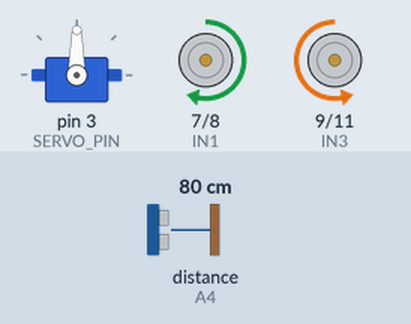
Recording of a sketch running on a simulated Arduino Uno, built with avr-gcc and run on an emulated ATmega328P. Shown: servo, motor-driver pin pairs drawn as motors (green arrow = first pin HIGH = forward, orange = second pin HIGH = backward, longer = more drive, scaled by the enable pin). Wiring (inferred from the names in the program): ultrasonic range finder: trigger A5; echo A4. Inputs (shaded band) come from the test bench; at power-on: distance to the obstacle (sensor on A4) 80 cm. The echo pulse lasts 58.3 µs per cm.

Above: at 2.2 s.
2.3 s: distance to the obstacle (sensor on A4) set to 29 cm
3.8 s: distance to the obstacle (sensor on A4) set to 23 cm
At 5.1 s:
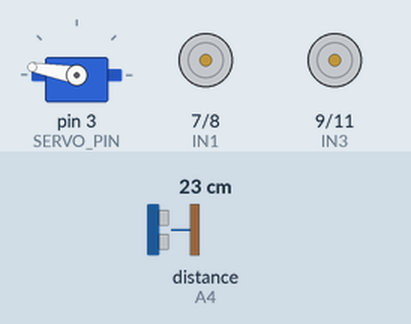
At 6.7 s:
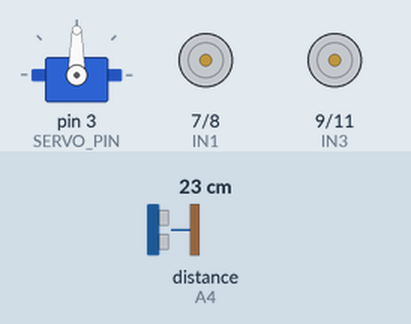
6.8 s: distance to the obstacle (sensor on A4) set to 35 cm
9.8 s: distance to the obstacle (sensor on A4) set to 2 cm
At 10.7 s:
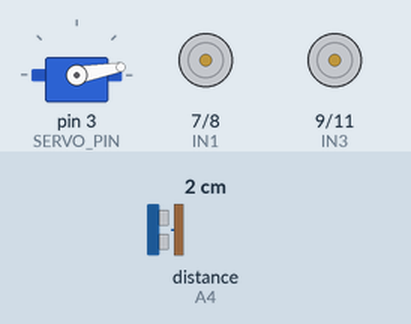
Timing chart, 0 to 13.8 s (numbered marks = the images above; inputs shaded):
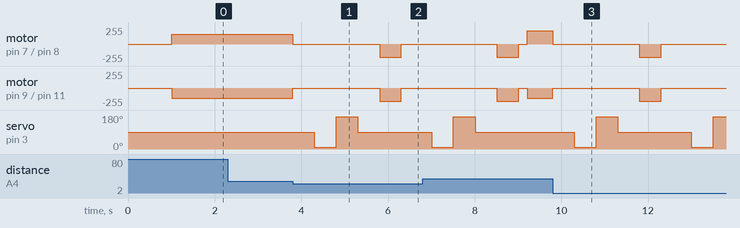

Measured:
- the behaviour switches between 27 and 26 cm on distance to the obstacle (sensor on A4) (found by bisection; images 0 and 1)
- after the input at 2.3 s, every drawn part: stays the same
- after the input at 3.8 s, motor on pin 7 (IN1) / pin 8 (IN2): forward 150/255 → stopped at once, → backward 200/255 2.0 s later, → stopped 0.50 s later; motor on pin 9 (IN3) / pin 11 (IN4): backward 150/255 → stopped at once, → backward 200/255 2.0 s later, → stopped 0.50 s later
- after the input at 9.8 s, motor on pin 7 (IN1) / pin 8 (IN2): forward 200/255 → stopped at once, → backward 200/255 2.0 s later, → stopped 0.50 s later; motor on pin 9 (IN3) / pin 11 (IN4): backward 150/255 → stopped at once, → backward 200/255 2.0 s later, → stopped 0.50 s later

The sketch:

01_Obstacle_Avoidance.ino
```cpp
// ==========================================
// LEZIONE 7 - PROGETTO SPECIALE FASE 2
// 01: EVITAMENTO OSTACOLI (HC-SR04 + SERVO)
// ==========================================

/*
  In questa esercitazione il robot:
  1. Si muove dritto.
  2. Se vede un ostacolo (< 25 cm), si ferma.
  3. Il servo ruota il sensore a Destra e Sinistra.
  4. Misura la distanza nelle due direzioni.
  5. Sceglie la direzione più libera e riparte.
*/

#include <Servo.h>

// Definizione Pin Motori (In base alla Shield Elegoo V4.0)
#define ENA 5
#define ENB 6
#define IN1 7
#define IN2 8
#define IN3 9
#define IN4 11

// Definizione Pin HC-SR04
#define ECHO_PIN A4
#define TRIG_PIN A5

// Definizione Pin Servo
#define SERVO_PIN 3

Servo myservo;
int distance = 0;
int rightDistance = 0;
int leftDistance = 0;

void setup() {
  Serial.begin(9600);

  // Setup Motori
  pinMode(ENA, OUTPUT);
  pinMode(ENB, OUTPUT);
  pinMode(IN1, OUTPUT);
  pinMode(IN2, OUTPUT);
  pinMode(IN3, OUTPUT);
  pinMode(IN4, OUTPUT);

  // Setup Sensore Ultrasuoni
  pinMode(ECHO_PIN, INPUT);
  pinMode(TRIG_PIN, OUTPUT);

  // Setup Servo
  myservo.attach(SERVO_PIN);
  myservo.write(90); // Guarda dritto
  delay(1000);
}

void loop() {
  distance = readDistance();

  if (distance > 25) {
    moveForward();
  } else {
    stopRobot();
    delay(500);
    lookRightAndLeft();

    if (rightDistance > leftDistance) {
      turnRight();
      delay(500);
    } else {
      turnLeft();
      delay(500);
    }
    stopRobot();
    delay(200);
  }
}

// --- Funzioni di Controllo ---

int readDistance() {
  digitalWrite(TRIG_PIN, LOW);
  delayMicroseconds(2);
  digitalWrite(TRIG_PIN, HIGH);
  delayMicroseconds(10);
  digitalWrite(TRIG_PIN, LOW);

  long duration = pulseIn(ECHO_PIN, HIGH);
  int d = (duration * 0.034) / 2;
  return d;
}

void lookRightAndLeft() {
  myservo.write(10); // Guarda a destra
  delay(500);
  rightDistance = readDistance();

  myservo.write(170); // Guarda a sinistra
  delay(500);
  leftDistance = readDistance();

  myservo.write(90); // Torna al centro
  delay(500);
}

// --- Movimenti ---
void moveForward() {
  digitalWrite(IN1, HIGH);
  digitalWrite(IN2, LOW);
  digitalWrite(IN3, LOW);
  digitalWrite(IN4, HIGH);
  analogWrite(ENA, 150);
  analogWrite(ENB, 150);
}

void stopRobot() {
  digitalWrite(IN1, LOW);
  digitalWrite(IN2, LOW);
  digitalWrite(IN3, LOW);
  digitalWrite(IN4, LOW);
  analogWrite(ENA, 0);
  analogWrite(ENB, 0);
}

void turnRight() {
  digitalWrite(IN1, HIGH);
  digitalWrite(IN2, LOW);
  digitalWrite(IN3, HIGH);
  digitalWrite(IN4, LOW);
  analogWrite(ENA, 200);
  analogWrite(ENB, 200);
}

void turnLeft() {
  digitalWrite(IN1, LOW);
  digitalWrite(IN2, HIGH);
  digitalWrite(IN3, LOW);
  digitalWrite(IN4, HIGH);
  analogWrite(ENA, 200);
  analogWrite(ENB, 200);
}
```
